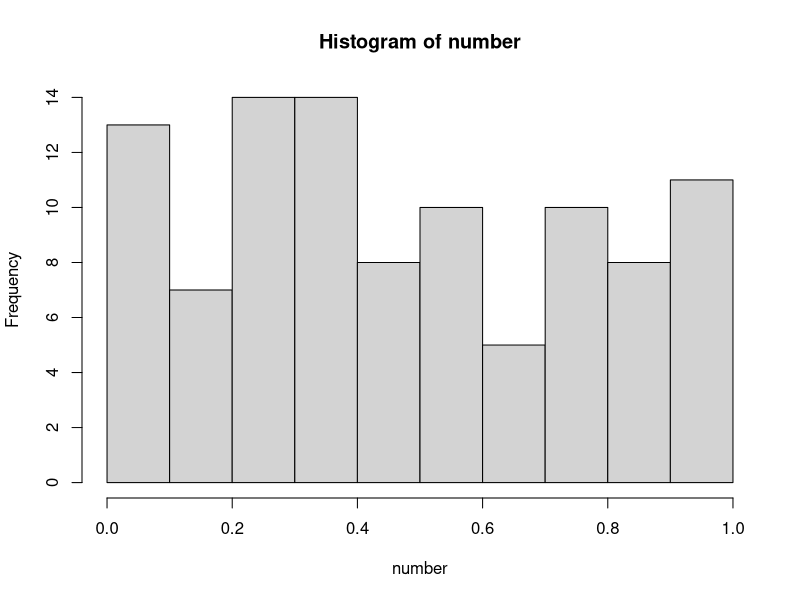

This figure's R source:
## ---- chunk 1
number <- runif(1:100)
hist(number)
numbers_mean <- mean(number)

img <- "![puppies](url)"


## ---- chunk 2
print("Hello World")
## ---- chunk 3
letters
